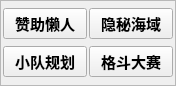
<?xml version="1.0" encoding="UTF-8"?>
<ui version="4.0">
 <class>FormNav</class>
 <widget class="QWidget" name="FormNav">
  <property name="geometry">
   <rect>
    <x>0</x>
    <y>0</y>
    <width>176</width>
    <height>86</height>
   </rect>
  </property>
  <property name="windowTitle">
   <string>Form</string>
  </property>
  <property name="styleSheet">
   <string notr="true"/>
  </property>
  <layout class="QVBoxLayout" name="verticalLayout">
   <property name="spacing">
    <number>0</number>
   </property>
   <property name="leftMargin">
    <number>0</number>
   </property>
   <property name="topMargin">
    <number>0</number>
   </property>
   <property name="rightMargin">
    <number>0</number>
   </property>
   <property name="bottomMargin">
    <number>0</number>
   </property>
   <item>
    <widget class="QFrame" name="frame">
     <property name="frameShape">
      <enum>QFrame::StyledPanel</enum>
     </property>
     <property name="frameShadow">
      <enum>QFrame::Raised</enum>
     </property>
     <layout class="QGridLayout" name="gridLayout">
      <property name="leftMargin">
       <number>2</number>
      </property>
      <property name="topMargin">
       <number>2</number>
      </property>
      <property name="rightMargin">
       <number>2</number>
      </property>
      <property name="bottomMargin">
       <number>2</number>
      </property>
      <property name="spacing">
       <number>2</number>
      </property>
      <item row="7" column="0">
       <widget class="QPushButton" name="bt_confirmed">
        <property name="font">
         <font>
          <family>微软雅黑</family>
          <pointsize>11</pointsize>
          <weight>75</weight>
          <bold>true</bold>
         </font>
        </property>
        <property name="text">
         <string>小队规划</string>
        </property>
       </widget>
      </item>
      <item row="7" column="1">
       <widget class="QPushButton" name="bt_strategy">
        <property name="font">
         <font>
          <family>微软雅黑</family>
          <pointsize>11</pointsize>
          <weight>75</weight>
          <bold>true</bold>
         </font>
        </property>
        <property name="text">
         <string>格斗大赛</string>
        </property>
       </widget>
      </item>
      <item row="5" column="0">
       <widget class="QPushButton" name="bt_sponsorship">
        <property name="font">
         <font>
          <family>微软雅黑</family>
          <pointsize>11</pointsize>
          <weight>75</weight>
          <bold>true</bold>
         </font>
        </property>
        <property name="text">
         <string>赞助懒人</string>
        </property>
       </widget>
      </item>
      <item row="5" column="1">
       <widget class="QPushButton" name="bt_strategy2">
        <property name="enabled">
         <bool>true</bool>
        </property>
        <property name="font">
         <font>
          <family>微软雅黑</family>
          <pointsize>11</pointsize>
          <weight>75</weight>
          <bold>true</bold>
         </font>
        </property>
        <property name="text">
         <string>隐秘海域</string>
        </property>
       </widget>
      </item>
     </layout>
    </widget>
   </item>
  </layout>
 </widget>
 <resources/>
 <connections/>
</ui>
